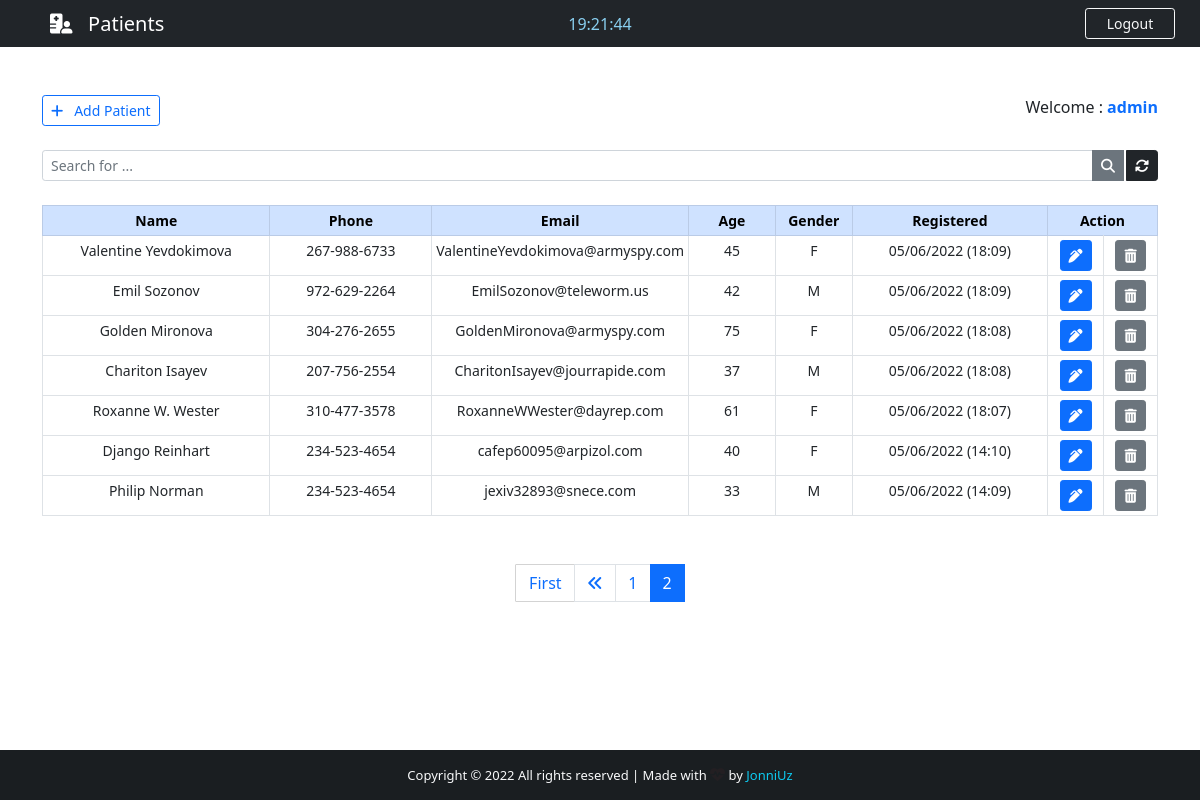
The app's page /backend/?page=2 (signed in) with its own data.
### hospital/models.py (models this page shows, shortened)
class Patient(models.Model):
    GENDER = (
        ('M', 'M'),
        ('F', 'F'),
    )
    id = models.IntegerField(primary_key=True)
    name = models.CharField(max_length=40)
    phone = models.CharField(max_length=20)
    email = models.CharField(max_length=40)
    age = models.CharField(max_length=3)
    gender = models.CharField(max_length=1, null=True, choices=GENDER)
    note = models.TextField(blank=True)
    created_at = models.DateTimeField(auto_now_add=True)

### hospital/views.py (the view)
# urls.py: path('backend/', views.backend, name='backend'),
@cache_control(no_cache=True, must_revalidade=True, no_store=True)
@login_required(login_url='login')
def backend(request):
    if 'q' in request.GET:
        q = request.GET['q']
        all_patient_list = Patient.objects.filter(
            Q(name__icontains=q) | Q(phone__icontains=q) | Q(email__icontains=q) | Q(age__icontains=q) | Q(
                gender__icontains=q) | Q(note__icontains=q)
        ).order_by('-created_at')
    else:
        all_patient_list = Patient.objects.all().order_by('-created_at')
    paginator = Paginator(all_patient_list, 10)
    page = request.GET.get('page')
    all_patient = paginator.get_page(page)
    return render(request, 'backend.html', {'patients': all_patient})

### hospital/templates/backend.html (shortened to what this page needs)
{% extends 'base.html' %}
{% block nav-content %}
    <i class="fas fa-hospital-user"></i>&nbsp;&nbsp; Patients
{% endblock nav-content %}
{% block btn-nav %}
    <a href="{% url 'logout' %}" class="btn btn-sm btn-outline-danger border-light text-light" id="btn-nav">Logout</a>
{% endblock btn-nav %}
{% block content %}
    <div class="container">
        <br><br>
        <div class="d-flex justify-content-between">
            <a href="{% url 'add_patient' %}" class="btn btn-outline-primary btn-sm"><i class="fas fa-plus"></i>&nbsp;&nbsp;
                Add Patient</a>
            <span class="">
            Welcome : <strong><span class="text-primary">{{ request.user.get_username }}</span></strong>
        </span>
        </div>
        <form>
            <div class="input-group input-group-sm mb-3 mt-4">
                <input class="form-control" type="text" name="q" placeholder="Search for ..."
                       value="{{ request.GET.q }}">
                <button class="btn btn-secondary"><i class="fas fa-search"></i></button>
                <a href="{% url 'backend' %}" class="btn btn-dark" style="margin-left: 2px;"><i
                        class="fas fa-sync-alt"></i></a>
            </div>
        </form>
        <center>
            <table class="table table-bordered table-sm mt-4" style="text-align: center; font-size: 14px">
                <thead class="table-primary">
                <tr>
                    <th style="width: 21%;">Name</th>
                    <th style="width: 15%;">Phone</th>
                    <th style="width: 21%;">Email</th>
                    <th style="width: 8%;">Age</th>
                    <th style="width: 7%;">Gender</th>
                    <th style="width: 18%;">Registered</th>
                    <th colspan="2" style="width: 10%;">Action</th>
                </tr>
                </thead>
                {% for patient in patients %}
                    <tr id="chk_td">
                        <td>{{ patient.name }}</td>
                        <td>{{ patient.phone }}</td>
                        <td>{{ patient.email }}</td>
                        <td>{{ patient.age }}</td>
                        <td>{{ patient.gender }}</td>
                        <td>{{ patient.created_at | date:'d/m/Y (H:i)' }}</td>
                        <td>
                            <a href="{% url 'patient' patient.id %}" class="btn btn-primary btn-sm"
                               title="Edit patient">
                                <i class="fas fa-pen-alt"></i>
                            </a>
                        </td>
                        <td>
                            <a href="{% url 'delete_patient' patient.id %}" class="btn btn-secondary btn-sm"
                               title="Delete patient">
                                <i class="fas fa-trash-alt"></i>
                            </a>
                        </td>
                    </tr>
                {% endfor %}
            </table>
        </center>
        <nav class="mt-5">
            {% if patients.has_other_pages %}
                <ul class="pagination justify-content-center">
                    {% if patients.has_previous %}
                        <a href="?page=1" class="btn btn-outline-primary mb-4"
                           style="width: 60px; border-radius: 1px; border: 1px solid #d3d3d3;">First</a>
                        <li class="page-item"><a href="?page={{ patients.previous_page_number }}" class="page-link"><i
                                class="fas fa-angle-double-left"></i></a></li>
                    {% else %}
                        <li class="page-item disabled"></li>
                    {% endif %}
                    {% for i in patients.paginator.page_range %}
                        {% if patients.number == i %}
                            <li class="page-item active"><span class="page-link"> {{ i }} </span>
                            </li>
                        {% else %}
                            <li class="page-item"><a href="?page={{ i }}" class="page-link">{{ i }}</a></li>
                        {% endif %}
                    {% endfor %}
                </ul>
            {% endif %}
        </nav>
    </div>
{% endblock content %}

### hospital/static/css/style.css (style rules this page uses)
html, body { height: 100%; margin: 0; max-width: 100%; overflow: hidden; }
#btn-nav { width: 90px; float: right; margin-right: 25px; }

### records on screen
Patient: name "Valentine Yevdokimova", phone "267-988-6733", email "ValentineYevdokimova@armyspy.com", age "45", gender "F", created_at "05/06/2022 (18:09)"
Patient: name "Emil Sozonov", phone "972-629-2264", email "EmilSozonov@teleworm.us", age "42", gender "M", created_at "05/06/2022 (18:09)"
Patient: name "Golden Mironova", phone "304-276-2655", email "GoldenMironova@armyspy.com", age "75", gender "F", created_at "05/06/2022 (18:08)"
Patient: name "Chariton Isayev", phone "207-756-2554", email "CharitonIsayev@jourrapide.com", age "37", gender "M", created_at "05/06/2022 (18:08)"
Patient: name "Roxanne W. Wester", phone "310-477-3578", email "RoxanneWWester@dayrep.com", age "61", gender "F", created_at "05/06/2022 (18:07)"
Patient: name "Django Reinhart", phone "234-523-4654", email "cafep60095@arpizol.com", age "40", gender "F", created_at "05/06/2022 (14:10)"
Patient: name "Philip Norman", phone "234-523-4654", email "jexiv32893@snece.com", age "33", gender "M", created_at "05/06/2022 (14:09)"

### other values on screen
{{ request.user.get_username }} "admin"
{{ i }} "1"
{{ i }} "2"
